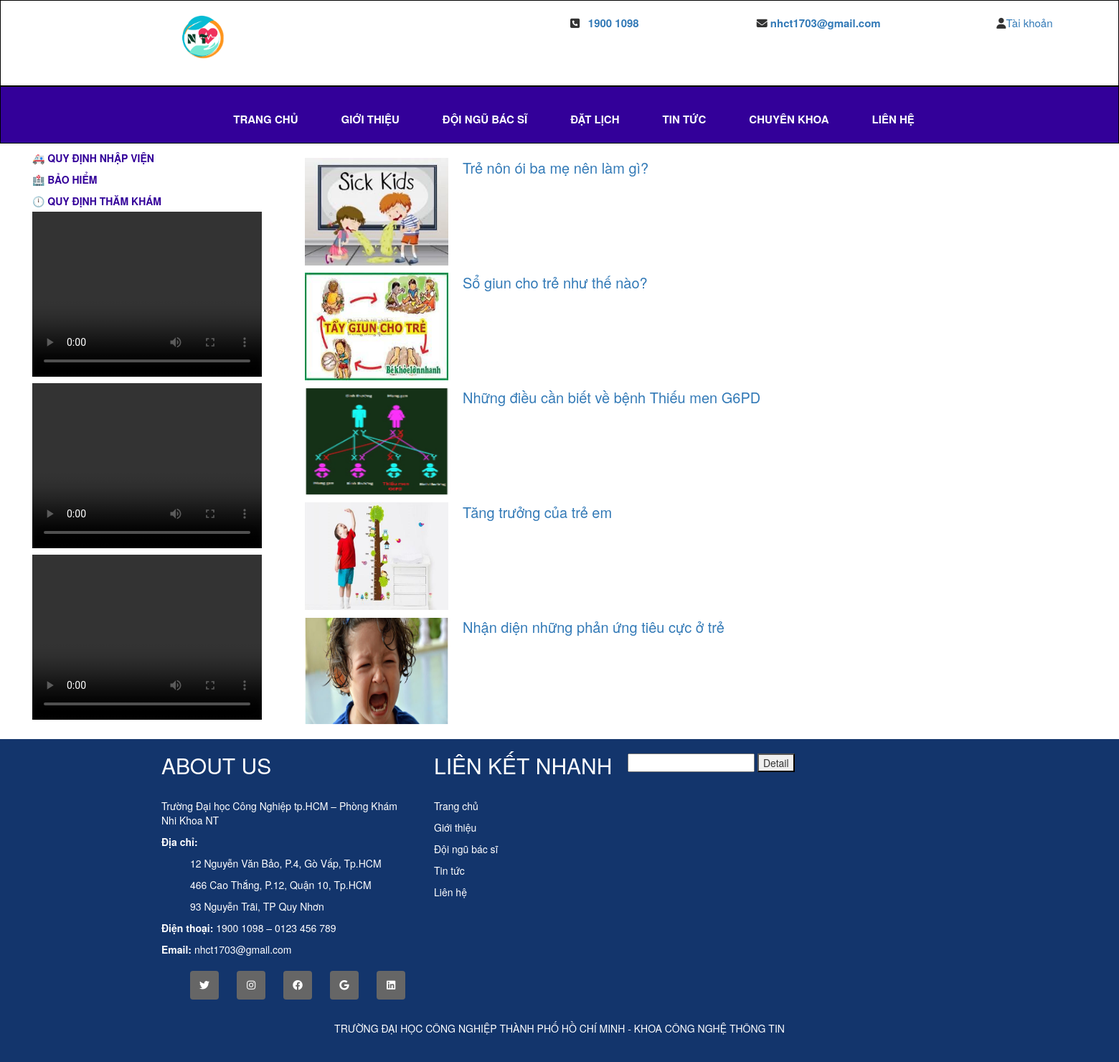
Screenshot of /clinic/xemtintuc.php with the database file from the repository.
### tables this page shows
CREATE TABLE `tintuc` (
  `id_tintuc` int(10) UNSIGNED NOT NULL,
  `tieude` varchar(300) NOT NULL,
  `noidung` text NOT NULL,
  `hinhanh` varchar(100) NOT NULL,
  `ngaydang` datetime NOT NULL DEFAULT current_timestamp(),
  `tacgia` varchar(100) NOT NULL,
  `id_admin` int(11) NOT NULL
);

### clinic/class/clsbenhnhan.php (the view, shortened to what this page needs)
<?php
class benhnhan
{
    function connect()
    {
        $con = mysqli_connect("localhost","root","","doan2");
        if(!$con)
        {
            echo'Không kết nối cơ sở liệu!';
            exit();
        }
        else
        {
           mysqli_set_charset($con,"utf8");
           return $con;
        }
    }
	public function showtintuc($sql)
	{
		$link = $this->connect();
		$ketqua = mysqli_query($link,$sql);
		$i = mysqli_num_rows($ketqua);
		if($i>0)
		{
			while($row = mysqli_fetch_array($ketqua))
			{
				$id_tintuc = $row['id_tintuc'];
				$tieude = $row['tieude'];
				$hinhanh = $row['hinhanh'];
				echo '<div class="tintuc" style="display:flex; margin: 10px 0px">
						<div class="image"><img src="img/'.$hinhanh.'" width="200" height="150" /></div>
						<div class="noidung" style="margin-left:20px; font-size:20px;"><a href="tintucct.php?id='.$id_tintuc.'">'.$tieude.'</a></div>
				</div>';
			}
		}
	}
}
?>

### clinic/xemtintuc.php (shortened to what this page needs)
<?php
include("class/clsbenhnhan.php");
$p = new benhnhan();
?>
<!DOCTYPE html>
<html lang="en">
<head>
    <link rel="stylesheet" href="css/bootstrap.css">
</head>
<body>
    <?php include("header.php") ?>
    <?php include("menu.php") ?>
    <nav>
      <ul>
          <li><a href="qdnv.php"  style="color:#330099;"></i><b>🚑 QUY ĐỊNH NHẬP VIỆN</b></a></li>
          <li><a href="dvbh.php"style="color:#330099;"></i><b>🏥 BẢO HIỂM</b></a></li>
          <li><a href="qdtk.php"style="color:#330099;"></i><b>🕛 QUY ĐỊNH THĂM KHÁM</b></a></li>
          <li><video width="320" height="230" controls>
                               <source src="./img/dinhduong.mp4" type="video/mp4">
                            </video></li>
          <li><video width="320" height="230" controls>
                                <source src="./img/tieuhoa.mp4" type="video/mp4">
                          </video></li>
          <li><video width="320" height="230" controls>
                                <source src="./img/tamly.mp4" type="video/mp4">
                          </video></li>
      </ul>
    </nav>
    <section>
      <div class="container">
          <?php
            $p->showtintuc("SELECT * FROM tintuc order by id_tintuc asc");
          ?>
      </div>
     </section>
    <footer>
      <?php include("footer.php")  ?>
    </footer>
</body>
</html>

### clinic/header.php (shortened to what this page needs)
<!DOCTYPE html>
<html lang="en">
<head>
    <link rel="stylesheet" href="https://cdnjs.cloudflare.com/ajax/libs/animate.css/4.1.1/animate.min.css" />
    <link rel="stylesheet" href="bootstrap/css/bootstrap.min.css">
    <link rel="stylesheet" href="boostrap/fonts/glyphicons-halflings-regular.eot">
    <link rel="stylesheet" type="text/css" href="./style/header.css">
    <link rel="stylesheet" href="https://use.fontawesome.com/releases/v5.7.2/css/all.css"
>
    <link rel="stylesheet" href="../css/bootstrap.css">
</head>
<body>
    <div>
        <header class="row form-group" style="margin: 0;">
            <div class="col-md-6 te" id="logo">
                <img class="img-reponsive" style="width:18%; margin: 0px 200px; margin-top: 18px" src="./img/logo.png" alt="">
            </div>
            <div class="col-md-2" id="call-telephone" >
                <span><i class="fa fa-phone-square"></i></span>&ensp;
                <span><a href="Tel: 1900 1098"><b>1900 1098 </b></a></span>
            </div>
            <div class="col-md-2" id="email">
                <span><i class="fa fa-envelope"></i></span>
                <span class="iconemail"><a href="mailto:nhct1703@gmail.com"><b>nhct1703@gmail.com</b></a></span>
            </div>
            <div class="col-md-2" id="account">
                <ul class="parent" style="list-style: none;">
                    <li>
                    <i class="fa fa-user"></i><a href="">Tài khoản</a>
                    </li>
                </ul>
            </div>
        </header>
    </div>
</body>
</html>

### clinic/menu.php (shortened to what this page needs)
<!DOCTYPE html>
<html lang="en">
<head>
    <link rel="stylesheet" href="https://cdnjs.cloudflare.com/ajax/libs/animate.css/4.1.1/animate.min.css" />
    <link rel="stylesheet" href="bootstrap/css/bootstrap.min.css">
    <link rel="stylesheet" href="boostrap/fonts/glyphicons-halflings-regular.eot">
    <link rel="stylesheet" href="https://use.fontawesome.com/releases/v5.7.2/css/all.css"
>
    <link rel="stylesheet" href="../css/bootstrap.css">
    <link rel="stylesheet" href="./style/menu.css" >
</head>
<body>
    <div class="row" style="margin: 0px; " id="menu" >
        <div class="col-sm-12" id="menu-list">
            <ul style="margin: 0px;">
                <li><a href="index.php">TRANG CHỦ</a></li>
                <li><a href="#introduces">GIỚI THIỆU</a></li>
                <li><a href="#doctors">ĐỘI NGŨ BÁC SĨ</a></li>
                <li><a href="datlich.php">ĐẶT LỊCH</a></li>
                <li><a href="xemtintuc.php">TIN TỨC</a></li>
                <li><a href="#khoas">CHUYÊN KHOA</a></li>
                <li><a href="#contact">LIÊN HỆ</a></li>
            </ul>
        </div>
    </div>
</body>
</html>

### clinic/footer.php (shortened to what this page needs)
<!DOCTYPE html>
<html lang="en">
<head>
    <link rel="stylesheet" href="https://cdnjs.cloudflare.com/ajax/libs/font-awesome/6.1.2/css/all.min.css" />
    <link rel="stylesheet" href="bootstrap/css/bootstrap.min.css">
    <link rel="stylesheet" href="boostrap/fonts/glyphicons-halflings-regular.eot">
    <link rel="stylesheet" type="text/css" href="./style/header.css">
    <link rel="stylesheet" href="https://use.fontawesome.com/releases/v5.7.2/css/all.css"
>
    <link rel="stylesheet" href="../css/bootstrap.css">
</head>
<body>
<footer id="htc__footer" >
            <div class="footer__container bg__cat--1" style="background-color:#13356C; height:450px;">
                <div class="container">
                    <div class="row">
                        <div class="col-md-4 col-sm-6 col-xs-12">
                            <div class="footer">
                                <h2 class="title__line--2" style="color: white;">ABOUT US</h2>
                                <div class="elementor-widget-wrap">
						<section class="elementor-section elementor-inner-section elementor-element elementor-element-ed2a8cf elementor-section-boxed elementor-section-height-default elementor-section-height-default" data-id="ed2a8cf" data-element_type="section" data-settings="{&quot;_ha_eqh_enable&quot;:false}">
	   	</section>
				<div class="elementor-element elementor-element-b1659a6 elementor-widget elementor-widget-text-editor" data-id="b1659a6" data-element_type="widget" data-widget_type="text-editor.default">
				<div class="elementor-widget-container">
								<div class="elementor-text-editor elementor-clearfix" style="color: white;">
				<p>Trường Đại học Công Nghiệp tp.HCM – Phòng Khám Nhi Khoa NT</p>
                <p><strong>Địa chỉ:</strong></p>
                <p style="padding-left: 40px;">12 Nguyễn Văn Bảo, P.4, Gò Vấp, Tp.HCM</p>
                <p style="padding-left: 40px;">466 Cao Thắng, P.12, Quận 10, Tp.HCM</p>
                <p style="padding-left: 40px;">93 Nguyễn Trãi, TP Quy Nhơn</p>
                <p><strong>Điện thoại:</strong> <span style="color: white;"><a style="color: white;" href="tel:19001098">1900 1098</a>&nbsp;–&nbsp;</span><a href="tel:0123456789"><span style="color: white;">0123 456 789</span></a></p>
                <p><span style="color: white;"><strong>Email:</strong> <a style="color: white;" href="mailto:nhct1703@gmail.com" target="_blank" rel="noopener">nhct1703@gmail.com</a></span></p>					</div>
						</div>
				</div>
						</div>
                                <div class="ft__details">
                                    <div class="ft__social__link" >
                                    <ul class="social-icon">
                                            <li><a href="https://twitter.com/"><i class="fa-brands fa-twitter"></i></a></li>
                                            <li><a href="https://www.instagram.com/"><i class="fa-brands fa-instagram"></i></a></li>
                                            <li><a href="https://www.facebook.com/"><i class="fa-brands fa-facebook"></i></a></li>
                                            <li><a href="https://www.google.com.vn/"><i class="fa-brands fa-google"></i></a></li>
                                            <li><a href="https://www.linkedin.com/"><i class="fa-brands fa-linkedin"></i></a></li>
                                        </ul>
                                    </div>
                                </div>
                            </div>
                        </div>
                        <div class="col-md-3 col-sm-6 col-xs-12 xmt-40 smt-40">
                            <div class="footer">
                                <h2 class="title__line--2" style="color: white; ">LIÊN KẾT NHANH</h2>
                                <div class="elementor-column elementor-col-25 elementor-top-column elementor-element elementor-element-5720fc1" data-id="5720fc1" data-element_type="column">
			<div class="elementor-column-wrap elementor-element-populated">
							<div class="elementor-widget-wrap">
						<section class="elementor-section elementor-inner-section elementor-element elementor-element-d0acc70 elementor-section-boxed elementor-section-height-default elementor-section-height-default" data-id="d0acc70" data-element_type="section" data-settings="{&quot;_ha_eqh_enable&quot;:false}">
		</section>
				<div class="elementor-element elementor-element-2b2abb0 elementor-widget elementor-widget-text-editor" data-id="2b2abb0" data-element_type="widget" data-widget_type="text-editor.default">
				<div class="elementor-widget-container">
								<div class="elementor-text-editor elementor-clearfix">
				<p><span style="color: white;"><a style="color: white;"  href="http://localhost:8080/BENHVIEN/">Trang chủ</a></span></p>
                <p><span style="color: white;"><a style="color: white;"  href="http://localhost:8080/BENHVIEN/">Giới thiệu</a></span></p>
                <p><span style="color: white;"><a style="color: white;"  href="http://localhost:8080/BENHVIEN/">Đội ngũ bác sĩ</a></span></p>
                <p><span style="color: white;"><a style="color: white;"  href="http://localhost:8080/BENHVIEN/">Tin tức</a></span></p>
                <p><span style="color: white;"><a style="color: white;"  href="http://localhost:8080/BENHVIEN/">Liên hệ</a></span></p>					</div>
						</div>
				</div>
						</div>
					</div>
		</div>
                            </div>
                        </div>
   <div id="map" style="width:400px;height:350px; margin-top: 20px;">
    <input type="text" id="address" />
    <button id="detail">Detail</button>
    </div>
<br>
<div class="container-fluid" >
	<p class="text-center" style="color:white;">TRƯỜNG ĐẠI HỌC CÔNG NGHIỆP THÀNH PHỐ HỒ CHÍ MINH - KHOA CÔNG NGHỆ THÔNG TIN </p>
</div>
                    </div>
                </div>
            </div>
        </footer>
</body>
</html>

### clinic/style/header.css (style rules this page uses)
header { height: 120px; border: 1px solid black; font-size: 15px; }
.col-md-2 { padding: 20px 0px; }
#account { padding-left: 50px; }

### clinic/style/menu.css (style rules this page uses)
#menu { height: 80px; border: 1px solid black; font-size: 15px; font-weight: bold; background-color: #330099; }
#menu-list ul { display: flex; justify-content: center; align-items: center; list-style: none; }
#menu-list ul li { padding: 30px ; line-height: 30px; }
#menu-list ul li a { color: white; transition: all 0.5s ease-out; }

### clinic/xemtintuc.php (style rules this page uses)
nav { line-height:30px; height:300px; width:250px; float:left; padding:5px; }
ul { list-style: none; }
section { margin-left: 150px; width:350px; float:left; padding:10px; }
footer { clear:both; }

### clinic/footer.php (style rules this page uses)
.ft__social__link ul { display: flex; justify-content: space-between; list-style: none; }
.ft__social__link ul li a { color: white; }
.social-icon { margin-top: 20px; display: flex; }
.social-icon li { list-style: none; }
.social-icon li a { display: inline-block; width: 40px; height: 40px; background: #666; display: flex; justify-content: center; align-items: center; margin-right: 10px; text-decoration: none; border-radius: 4px; }

### rows the page displays
tintuc: hinhanh (picture), tieude "Trẻ nôn ói ba mẹ nên làm gì?"
tintuc: hinhanh (picture), tieude "Sổ giun cho trẻ như thế nào?"
tintuc: hinhanh (picture), tieude "Những điều cần biết về bệnh Thiếu men G6PD"
tintuc: hinhanh (picture), tieude "Tăng trưởng của trẻ em"
tintuc: hinhanh (picture), tieude "Nhận diện những phản ứng tiêu cực ở trẻ"
